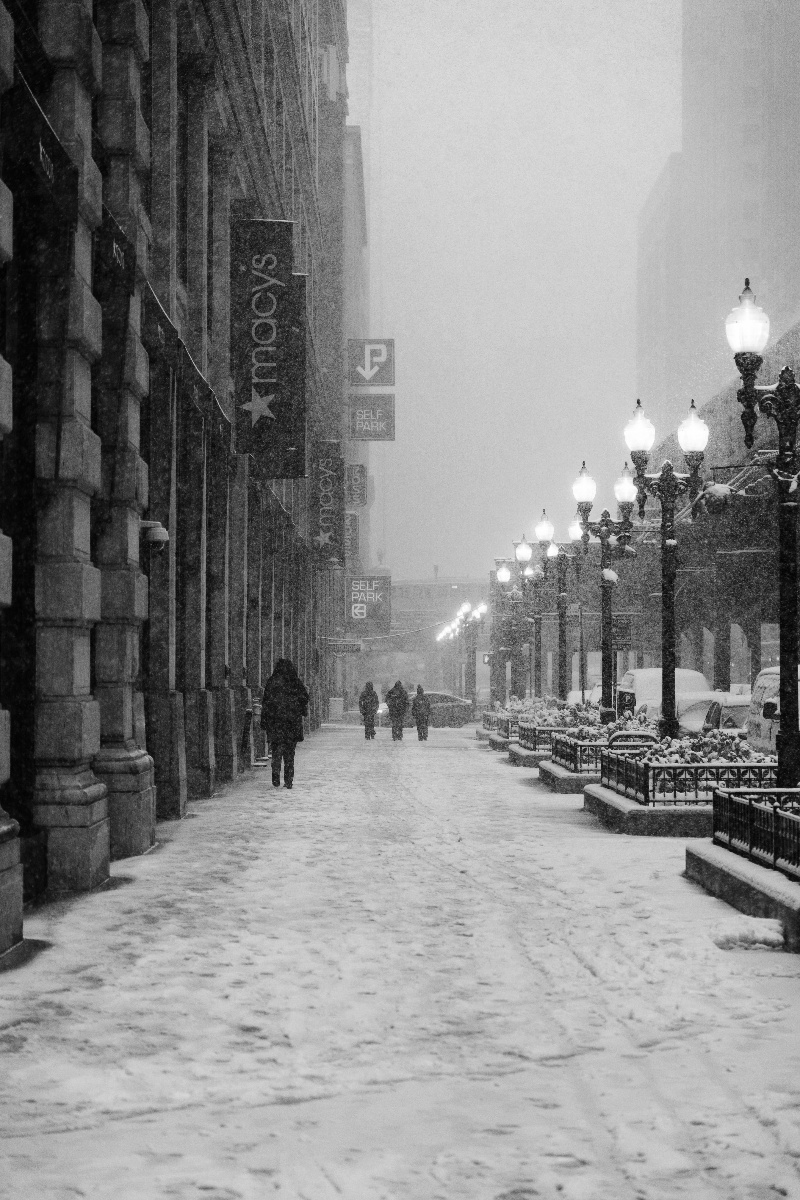
#> input picture old-version/uploads/cartoon_2.jpg, 800 x 1200 px
$ python -i image_filters.py   (imports and definitions only)
#> lines starting #> are read from the running program, lines starting #| are printed output that depends on the picture
#> further down, picture is the input picture: shape (1200, 800, 3); min 0, max 255, mean 137.2
### old-version/image_enhancements.py
"""
image_enhancements.py
---------------------
Provides functions for enhancing image quality, including brightness, contrast,
noise removal, sharpening, and automatic optimization.

Author: Zesheng Wang
Date: 2024-12-02
"""
import cv2
import numpy as np

def adjust_gamma(image, gamma=1.0):
#> called with gamma = 1.5
    inv_gamma = 1.0 / gamma
    table = np.array([(i / 255.0) ** inv_gamma * 255 for i in np.arange(256)]).astype("uint8")
    return cv2.LUT(image, table)
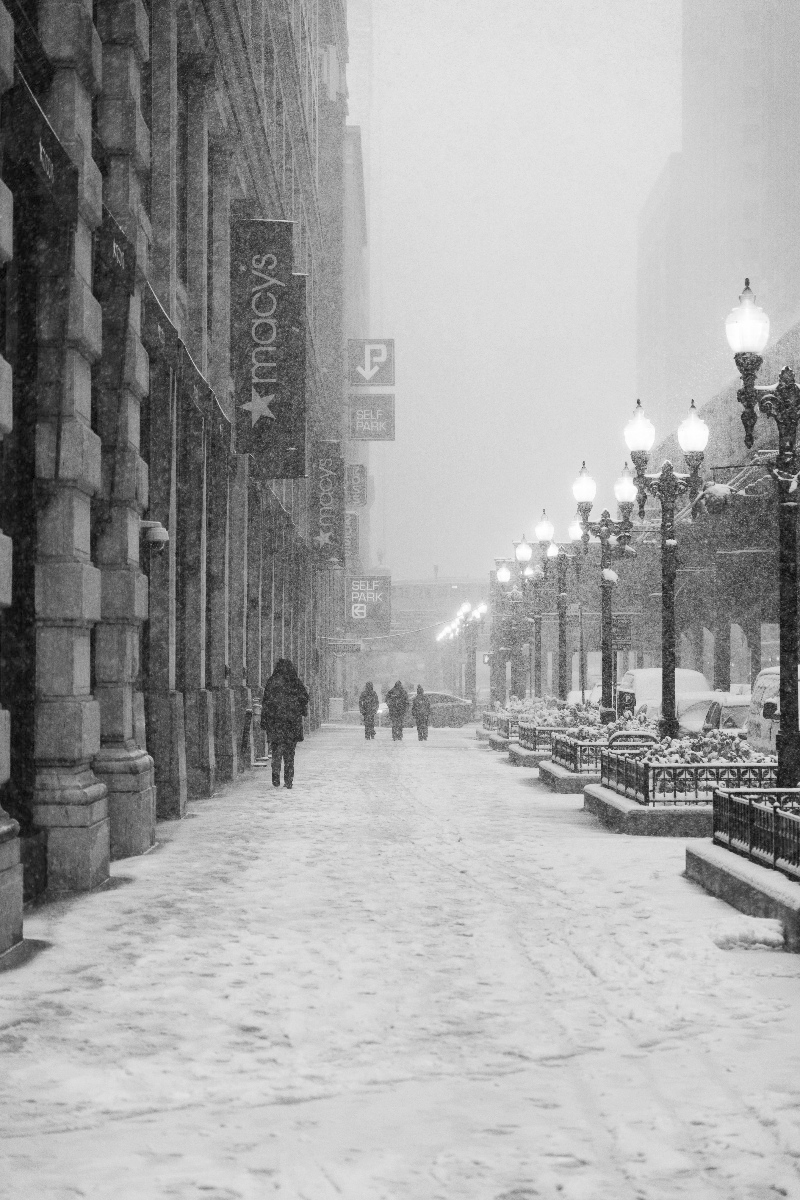
#> returned value: shape (1200, 800, 3); min 0, max 255, mean 162.2

# [90 lines left out: functions adjust_brightness_contrast, adjust_saturation, remove_noise, sharpen_image, smooth_image, equalize_color and 2 more, not called in this run]

### old-version/utilities.py
"""
utilities.py
------------
Utility functions for shared operations across various image processing tasks.

Author: Zesheng Wang
Date: 2024-12-02
"""
import cv2
import numpy as np
from sklearn.cluster import MiniBatchKMeans

def kmeans_color_quantization(image, clusters=8, batch_size=4096):
    data = image.reshape((-1, 3))
    kmeans = MiniBatchKMeans(n_clusters=clusters, batch_size=batch_size, n_init=3)
    labels = kmeans.fit_predict(data)
    centers = kmeans.cluster_centers_.astype("uint8")

    quantized = centers[labels]
    quantized_image = quantized.reshape(image.shape)
    return quantized_image

def apply_background_blur(image, edges, blur_strength=15):
    mask = cv2.bitwise_not(edges)
    mask_colored = cv2.cvtColor(mask, cv2.COLOR_GRAY2BGR)
    blurred_background = cv2.GaussianBlur(image, (blur_strength, blur_strength), 0)
    blended = np.where(mask_colored == 0, blurred_background, image)
    return blended

# [20 lines left out: function resize_image_proportionally, not called in this run]

### old-version/image_filters.py
"""
image_filters.py
----------------
Contains functions to apply various image filters like sepia, pencil sketch, oil painting, etc.

Author: Zesheng Wang
Date: 2024-12-02
"""
import cv2
import numpy as np
from image_enhancements import *
from utilities import *

# [29 lines left out: functions apply_sepia, apply_pencil_sketch, apply_oil_painting, convert_to_black_and_white, not called in this run]

def process_cartoonization(image):
    """
    Process the image to apply cartoonization effects.
    """
    gamma_corrected = adjust_gamma(image, gamma=1.5)
    gray = cv2.cvtColor(gamma_corrected, cv2.COLOR_BGR2GRAY)
    blurred = cv2.GaussianBlur(gray, (5, 5), 0)
    edges = cv2.Canny(blurred, threshold1=50, threshold2=150)
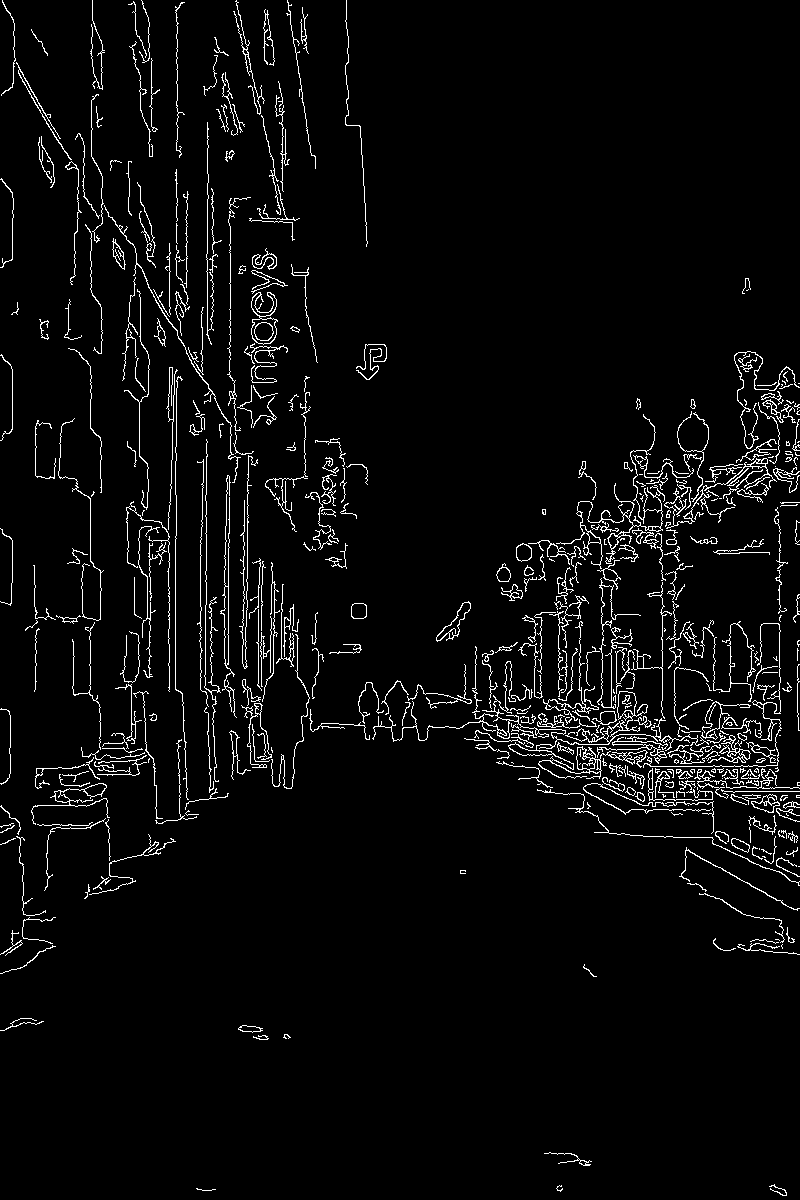
#> edges: shape (1200, 800); 4% white in thin lines or dots
    color = cv2.bilateralFilter(gamma_corrected, d=9, sigmaColor=120, sigmaSpace=120)
    quantized = kmeans_color_quantization(color, clusters=20)
    blurred_background = apply_background_blur(quantized, edges, blur_strength=21)
#> in apply_background_blur, `mask = cv2.bitwise_not(edges)`: mask: shape (1200, 800); 96% white; black in thin lines or dots
#> in apply_background_blur, `mask_colored = cv2.cvtColor(mask, cv2.COLOR_GRAY2BGR)`: mask_colored: shape (1200, 800, 3); 96% white; black in thin lines or dots
#> in apply_background_blur, `blurred_background = cv2.GaussianBlur(image, (blur_strength, blur_stre..`:
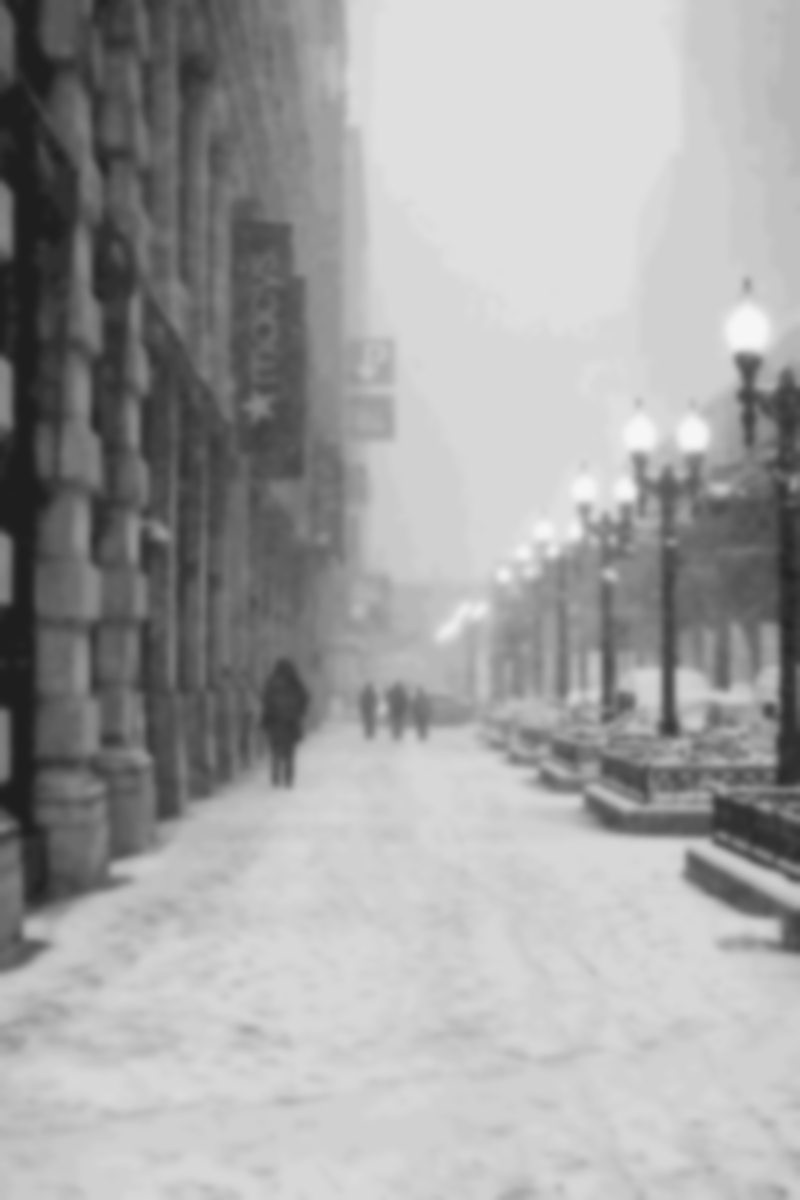
#> blurred_background: shape (1200, 800, 3); min 30, max 246, mean 161.7
    edges_inv = cv2.bitwise_not(edges)
    edges_inv_colored = cv2.cvtColor(edges_inv, cv2.COLOR_GRAY2BGR)
    alpha = 0.8
    beta = 0.2
    cartoonized_img = cv2.addWeighted(blurred_background, alpha, edges_inv_colored, beta, 0)
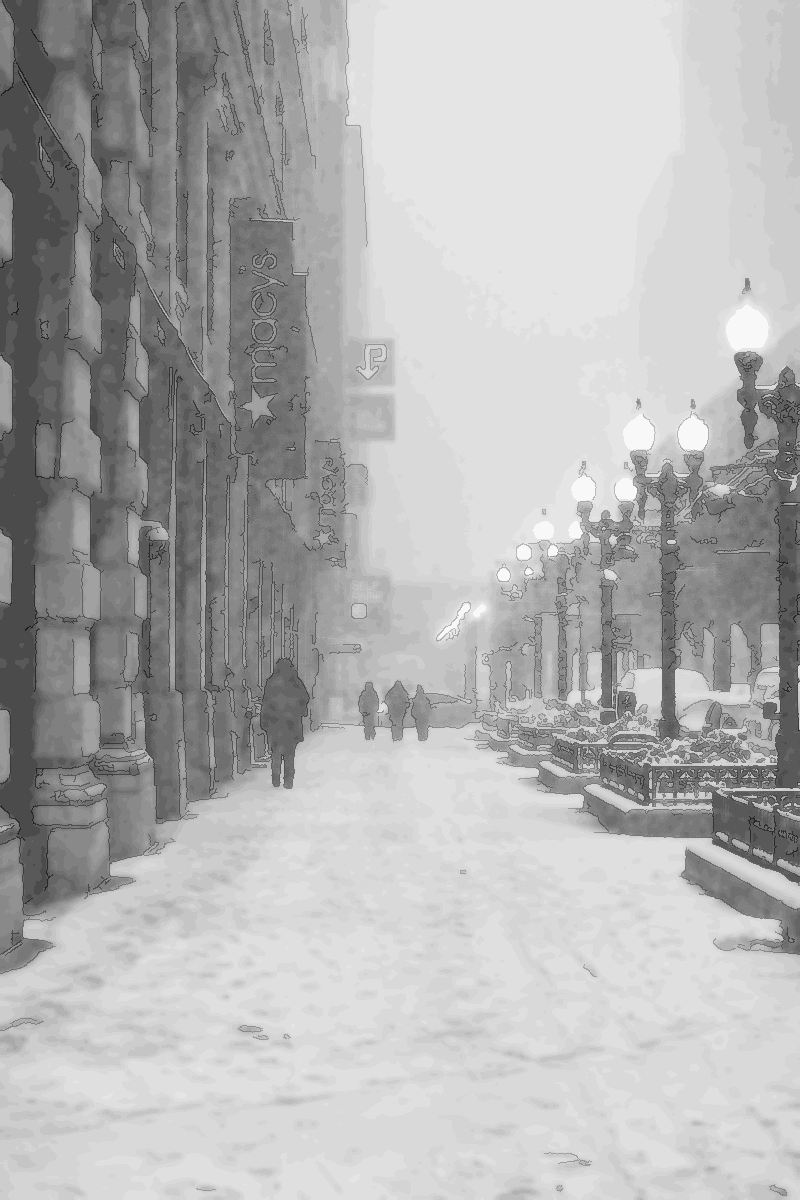
#> cartoonized_img: shape (1200, 800, 3); min 25, max 248, mean 178.2

    return cartoonized_img

# [83 lines left out: functions apply_hdr_effect, apply_dslr_blur, apply_glitch_effect, apply_pixelation, apply_filter, not called in this run]

>>> import cv2
>>> picture = cv2.imread('uploads/cartoon_2.jpg')
>>> result = process_cartoonization(picture)
